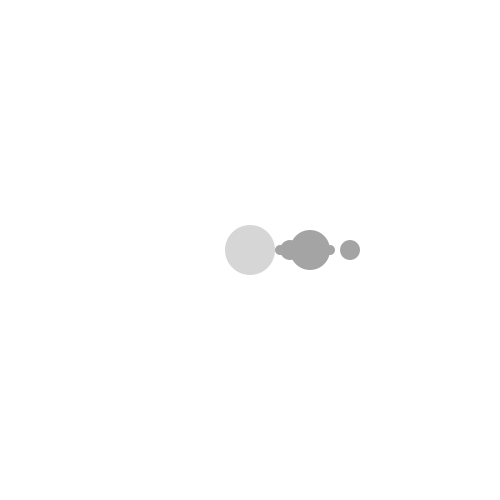
Frame 1 (no input)
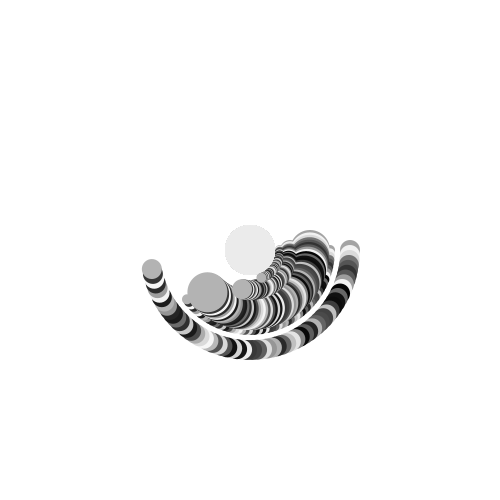
Frame 60 (the mouse pressed at the canvas centre just before this capture)
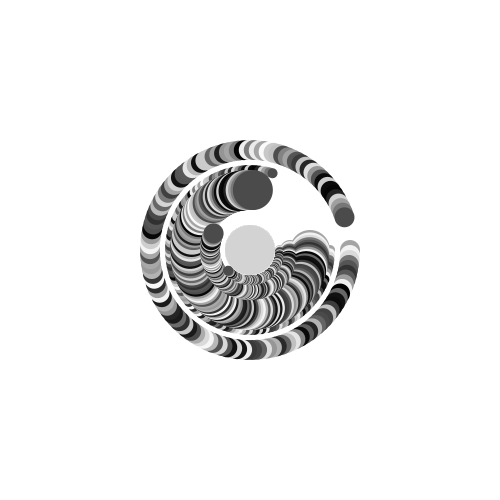
Frame 120 (the mouse held since frame 60 and released just before this capture)

The Processing sketch that drew these frames (run headless with seeded random() and noise(); from frame 60 on, the mouse is pressed at the canvas centre):

// Processing sketch: processing_130781
// ── processing_130781.pde

float angle1 = 0.0;
float offset1 = 250;
float scalar1 = 30;
float speed1 = 0.02;

float angle2 = 0.0;
float offset2 = 250;
float scalar2 = 40;
float speed2 = 0.03;

float angle3 = 0.0;
float offset3 = 250;
float scalar3 = 60;
float speed3 = 0.04;

float angle4 = 0.0;
float offset4 = 250;
float scalar4 = 80;
float speed4 = 0.042;

float angle5 = 0.0;
float offset5 = 250;
float scalar5 = 100;
float speed5 = 0.05;

void setup() {
  size(500, 500);
  background(255);
  smooth();
}

void draw() {
  float x1 = offset1 + cos(angle1) * scalar1;
  float y1 = offset1 + sin(angle1) * scalar1;
  fill(random(0,255));
  noStroke();
  ellipse(x1, y1, 10, 10);
  angle1 += speed1;
  float x2 = offset2 + cos(angle2) * scalar2;
  float y2 = offset2 + sin(angle2) * scalar2;
  ellipse(x2, y2, 20, 20);
  angle2 += speed2;
  float x3 = offset3 + cos(angle3) * scalar3;
  float y3 = offset3 + sin(angle3) * scalar3;
  ellipse(x3, y3, 40, 40);
  angle3 += speed3;
  float x4 = offset4 + cos(angle4) * scalar4;
  float y4 = offset4 + sin(angle4) * scalar4;
  ellipse(x4, y4, 10, 10);
  angle4 += speed4;
  float x5 = offset5 + cos(angle5) * scalar5;
  float y5 = offset5 + sin(angle5) * scalar5;
  ellipse(x5, y5, 20, 20);
  angle5 += speed5;
  fill(random(200,255));
  ellipse(250, 250, 50, 50);
}
